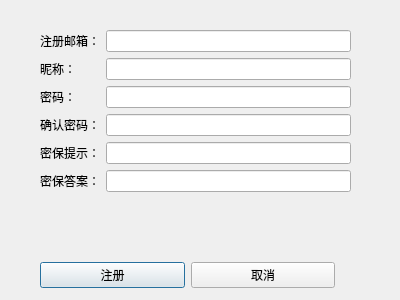
<?xml version="1.0" encoding="UTF-8"?>
<ui version="4.0">
 <class>registerDialog</class>
 <widget class="QDialog" name="registerDialog">
  <property name="geometry">
   <rect>
    <x>0</x>
    <y>0</y>
    <width>400</width>
    <height>300</height>
   </rect>
  </property>
  <property name="windowTitle">
   <string>Dialog</string>
  </property>
  <widget class="QWidget" name="horizontalLayoutWidget">
   <property name="geometry">
    <rect>
     <x>40</x>
     <y>260</y>
     <width>295</width>
     <height>31</height>
    </rect>
   </property>
   <layout class="QHBoxLayout" name="horizontalLayout_2">
    <item>
     <widget class="QPushButton" name="registerBut">
      <property name="text">
       <string>注册</string>
      </property>
     </widget>
    </item>
    <item>
     <widget class="QPushButton" name="cancelBut">
      <property name="text">
       <string>取消</string>
      </property>
     </widget>
    </item>
   </layout>
  </widget>
  <widget class="QWidget" name="formLayoutWidget">
   <property name="geometry">
    <rect>
     <x>40</x>
     <y>30</y>
     <width>311</width>
     <height>213</height>
    </rect>
   </property>
   <layout class="QFormLayout" name="formLayout_2">
    <item row="0" column="0">
     <widget class="QLabel" name="label_3">
      <property name="text">
       <string>注册邮箱：</string>
      </property>
     </widget>
    </item>
    <item row="0" column="1">
     <widget class="QLineEdit" name="reg_email"/>
    </item>
    <item row="1" column="0">
     <widget class="QLabel" name="label_4">
      <property name="text">
       <string>昵称：</string>
      </property>
     </widget>
    </item>
    <item row="1" column="1">
     <widget class="QLineEdit" name="reg_nikeName"/>
    </item>
    <item row="2" column="0">
     <widget class="QLabel" name="label_5">
      <property name="text">
       <string>密码：</string>
      </property>
     </widget>
    </item>
    <item row="2" column="1">
     <widget class="QLineEdit" name="reg_password"/>
    </item>
    <item row="3" column="0">
     <widget class="QLabel" name="label_6">
      <property name="text">
       <string>确认密码：</string>
      </property>
     </widget>
    </item>
    <item row="3" column="1">
     <widget class="QLineEdit" name="reg_repassword"/>
    </item>
    <item row="4" column="0">
     <widget class="QLabel" name="label_9">
      <property name="text">
       <string>密保提示：</string>
      </property>
     </widget>
    </item>
    <item row="4" column="1">
     <widget class="QLineEdit" name="reg_securityReq"/>
    </item>
    <item row="5" column="0">
     <widget class="QLabel" name="label_8">
      <property name="text">
       <string>密保答案：</string>
      </property>
     </widget>
    </item>
    <item row="5" column="1">
     <widget class="QLineEdit" name="reg_securityAns"/>
    </item>
   </layout>
  </widget>
 </widget>
 <resources/>
 <connections/>
</ui>
